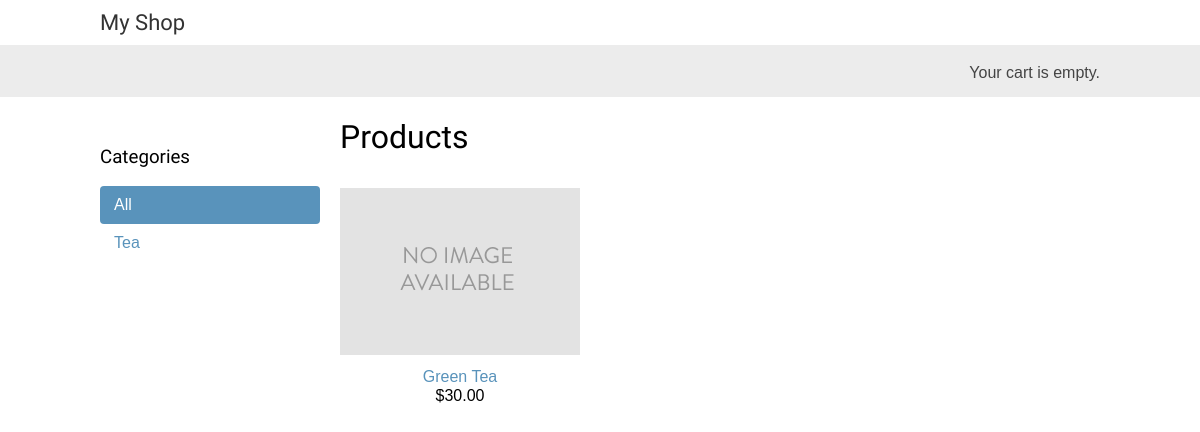
/, run on an earlier commit of the app's database.
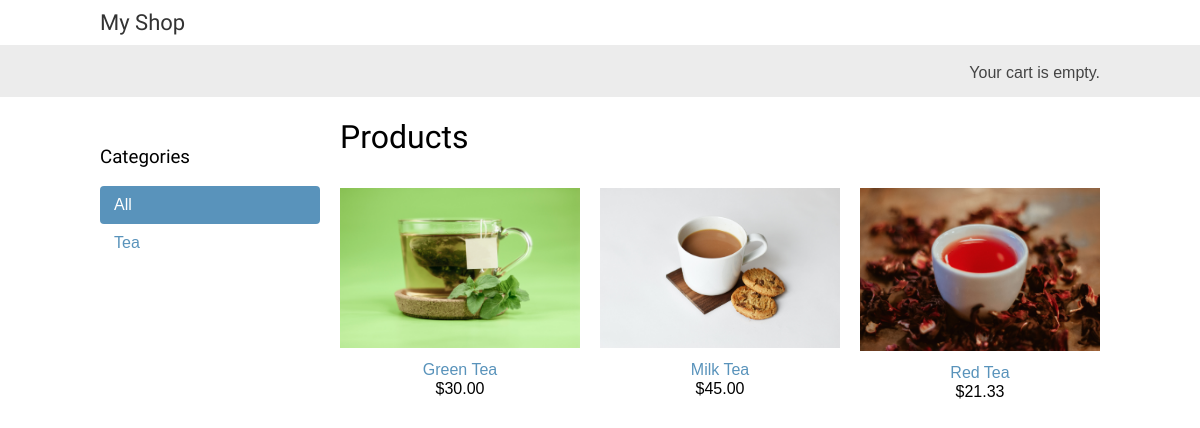
And on a later commit of the database.
### shop/models.py (models this page shows, shortened)
class Category(models.Model):
    name = models.CharField(max_length=200)
    slug = models.SlugField(max_length=200,unique=True)
    class Meta:
        ordering = ['name']
        indexes = [
            models.Index(fields=['name']),
        ]
        verbose_name = 'category'
        verbose_name_plural = 'categories'
    def get_absolute_url(self):
        return reverse('shop:product_list_by_category',args=[self.slug])

class Product(models.Model):
    category = models.ForeignKey(Category,related_name='products',on_delete=models.CASCADE)
    name = models.CharField(max_length=200)
    slug = models.SlugField(max_length=200)
    image = models.ImageField(upload_to='product/%Y/%m/%d',blank=True)
    description = models.TextField(blank=True)
    price = models.DecimalField(max_digits=10,decimal_places=2)
    available = models.BooleanField(default=True)
    created = models.DateTimeField(auto_now_add=True)
    updated = models.DateTimeField(auto_now=True)
    class Meta:
        ordering = ['name']
        indexes = [
            models.Index(fields=['id','slug']),
            models.Index(fields=['name']),
            models.Index(fields=['-created']),
        ]
    def get_absolute_url(self):
        return reverse('shop:product_detail',args=[self.id,self.slug])

### shop/views.py (the view)
# urls.py: path('',views.product_list,name='product_list'),
def product_list(request,category_slug = None):
    category = None
    categories = Category.objects.all()
    products = Product.objects.filter(available=True)
    if category_slug:
        category = get_object_or_404(Category,slug =category_slug)
        products = products.filter(category=category)
    return render(request,'shop/product/list.html',{'category':category,'categories':categories,'products':products})

### cart/cart.py (called while the page is built)
    def __len__(self):
        return sum(item['quantity'] for item in self.cart.values())

### cart/context_processor.py (called while the page is built)
def cart(request):
    return {'cart':Cart(request)}

### shop/templates/shop/product/list.html (shortened to what this page needs)
{% extends "shop/base.html" %}
{% load static %}
{% block content %}
    <div id="sidebar">
        <h3>Categories</h3>
        <ul>
            <li {% if not category %} class="selected" {% endif %}>
                <a href="{% url 'shop:product_list' %}"> All </a>
            </li>
            {% for c in categories %}
            <li {% if category.slug == c.slug %} class="selected" {% endif %}>
                <a href="{{ c.get_absolute_url }}">{{c.name}}</a>
            </li>
            {% endfor %}
        </ul>
    </div>
    <div id="main" class="product-list">
        <h1>
            {% if category %}{{ category.name }}{% else %}Products{% endif %}
        </h1>
        {% for product in products %}
            <div class="item">
                <a href="{{ product.get_absolute_url }}">
                    <img src="{% if product.image %}{{ product.image.url }}{% else %}{% static 'img/no_image.png'%}{% endif %}" alt="">
                    <a href="{{ product.get_absolute_url }}">{{ product.name}}</a>
                    <br>
                    ${{ product.price }}
                </a>
            </div>
        {% endfor %}
    </div>
{% endblock content %}

What changed in the data, as far as the page shows it:
changed Product "Green Tea": image: picture added in place of a placeholder
added Product: image (picture), name "Milk Tea", price "45.00"
added Product: image (picture), name "Red Tea", price "21.33"
